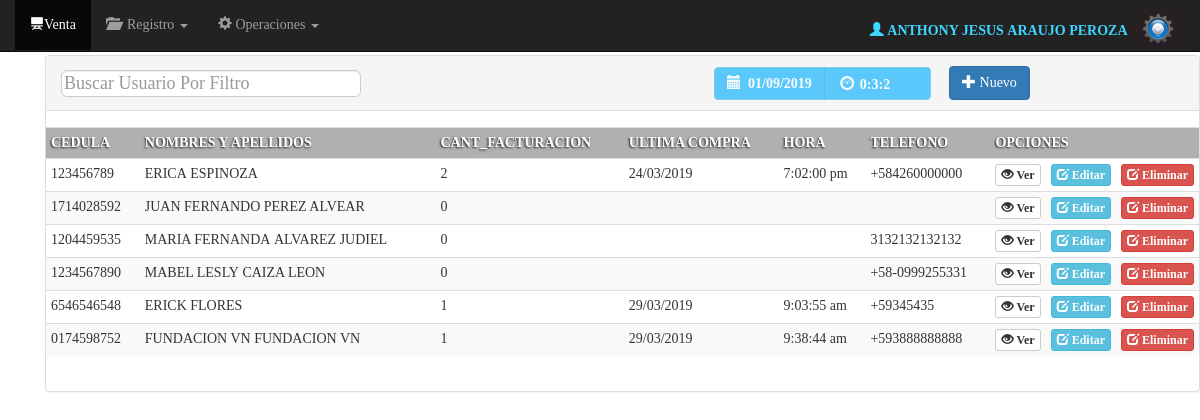
The page /vista/Buscar_cliente.php (signed in) on the database its author committed.
### tables this page shows
CREATE TABLE `usuarios` (
  `id_usuario` int(11) NOT NULL,
  `id_empleado` int(11) NOT NULL,
  `usuario` varchar(50) NOT NULL,
  `clave` varchar(50) NOT NULL,
  `nivel` tinyint(1) NOT NULL DEFAULT '1'
);

CREATE TABLE `empleados` (
  `id_empleado` int(11) NOT NULL,
  `cedula` varchar(8) NOT NULL,
  `nombres` varchar(100) NOT NULL,
  `apellidos` varchar(100) NOT NULL,
  `fecha_nac` varchar(10) NOT NULL,
  `fecha_registro` varchar(10) NOT NULL,
  `cargo` varchar(50) NOT NULL,
  `edo_civil` varchar(30) NOT NULL,
  `grado_formacion` varchar(100) NOT NULL,
  `ocupacion` varchar(100) NOT NULL,
  `genero` char(1) NOT NULL,
  `status` varchar(10) NOT NULL DEFAULT 'activo',
  `nacionalidad` varchar(100) NOT NULL
);

CREATE TABLE `clientes` (
  `id_cliente` int(11) NOT NULL,
  `cedula` varchar(10) NOT NULL,
  `nombre` varchar(50) NOT NULL,
  `apellido` varchar(50) NOT NULL,
  `genero` char(1) NOT NULL,
  `nacionalidad` varchar(100) NOT NULL,
  `fecha_nac` date NOT NULL,
  `fecha_ing` date NOT NULL,
  `hora_registro` varchar(10) NOT NULL,
  `status` tinyint(4) NOT NULL DEFAULT '1'
);

### vista/Buscar_cliente.php (the view, shortened to what this page needs)
<?php require_once'../seguridad/seguridad.php';
$modelo=new ModCon();
$conexion=$modelo->conectar();
 ?>
<!DOCTYPE html>
<html lang="en">
  <head>
    <link href="../Bootstrap/css/bootstrap.css" rel="stylesheet">
     <link href="../css/MyStyle.css" rel="stylesheet">
      <link rel="stylesheet" type="text/css" href="../css/calendario.css">
  </head>
 <body onload="mueveReloj()">
      <nav class="navbar navbar-inverse navbar-fixed-top" id="contenedornavbar">
      <div class="container-fluid">
        <div id="navbar" class="navbar-collapse collapse">
          <ul class="nav navbar-nav">
<?php include_once "menu.php"; ?>
          </ul>
<div class="btn-group navbar-form navbar-right" >
<?php
$log=$_SESSION['id'];
$user=$conexion->query("SELECT t1.id_usuario,t2.id_empleado, t2.nombres,t2.apellidos as apellidos
FROM usuarios t1
RIGHT Join empleados t2  ON t1.id_empleado=t2.id_empleado
WHERE t1.id_empleado='$log'");
$usr=$user->fetch_array();
 ?>
<label  id="log" class="navbar-left"><b><?php echo "<span class='glyphicon glyphicon-user' aria-hidden='true'></span>&nbsp;". $usr['nombres']."&nbsp;".$usr['apellidos']."&nbsp;";?></b></label>
  <button id="btnConfi" type="button" class="btn btn-default dropdown-toggle" data-toggle="dropdown" aria-expanded="false">
   <img src="../img/confi2.png" width="30" alt="">
  </button>
</div>
        </div>
      </div>
    </nav>
 <div id="panel" class="panel panel-default">
  <div class="panel-heading">
<table border="0" width="100%" align="center">
  <tr>
   <td> <div class="form-group-lg ">
   <input type="text"class= "form-control" placeholder="Buscar Usuario Por Filtro" id="filtrar"/>
   </div> </td>
 <td width="235"> <div class="btn-group" role="group" aria-label="...">
  <button type="button" id="btnAzulCielo" disabled class="btn btn-info"><b><span class="glyphicon glyphicon-calendar" aria-hidden="true"></span>&nbsp;
  <?php $fecha=date("d/m/Y");
echo $fecha;
  ?></b></button>
  <button type="button" id="btnAzulCielo"disabled class="btn btn-info">
  <form name="form_reloj">
  &nbsp;<span class="glyphicon glyphicon-dashboard"></span>
<input type="text"disabled class="tamano"  id="reloj"name="reloj" size="10">
</form></button>
</div>
</td><th width="85">
  <a href="registro_empleado.php" class="btn btn-primary dropdown-toggle">
      <span class="glyphicon glyphicon-plus"></span>&nbsp;Nuevo
  </a>
        </th>
     <td width="150"></td>
  </tr>
</table>
  </div>
  <div class="panel-body">
  <div class="container-fuid">
  <div class="row">
<div class="col-xs-12 ">
</div>
<center>
 <div  id="llenar_usuarios">
      <table  class="table table-striped table-condensed table-hover">
        <tr>
          <th class="headerT">CEDULA</th>
          <th class="headerT">NOMBRES Y APELLIDOS</th>
          <th class="headerT">CANT_FACTURACION</th>
          <th class="headerT">ULTIMA COMPRA</th>
          <th class="headerT">HORA</th>
          <th class="headerT">TELEFONO</th>
          <th class="headerT" colspan="3">OPCIONES</th>
        </tr>
    <?php
$sql=$conexion->query("SELECT t1.id_cliente ,t1.cedula,t1.nombre,t1.apellido,count(t2.id_cliente)as cant_fact, DATE_FORMAT(max(t2.fecha_venta), '%d/%m/%Y'),max(t2.hora_venta),t1.fecha_nac,t3.telefono
FROM clientes t1
Left JOIN facturas t2 ON t2.id_cliente = t1.id_cliente
Left JOIN tlf_cliente t3 ON t3.id_cliente = t1.id_cliente
GROUP by t1.id_cliente");
while ($fila=$sql->fetch_array()) {
 ?>
 <tr>
    <td><?php echo $fila[1] ?></td>
    <td><?php echo $fila[2]."&nbsp;".$fila[3] ?></td>
    <td><?php echo $fila[4] ?></td>
     <td><?php echo $fila[5] ?></td>
      <td><?php echo $fila[6] ?></td>
      <td><?php echo $fila[8] ?></td>
 <td id="table_operaciones"><?php echo '  <a href="ver_cliente.php?id='.$fila[0].'" id="bold" class="btn btn-default btn-xs"> <span class="glyphicon glyphicon-eye-open"></span>&nbsp;Ver</a>';?></td>
  <td id="table_operaciones"><?php echo '  <a href="modificar_cliente.php?id='.$fila[0].'" id="bold" class="btn btn-info btn-xs"> <span class="glyphicon glyphicon-edit"></span>&nbsp;Editar</a>';?></td>
 <td id="table_operaciones"><?php echo ' <a href="../controlador/Controlador.php?id='.$fila[0].'&status=eliminado&Eliminar_emp" id="bold" class="btn btn-danger btn-xs"> <span class="glyphicon glyphicon-edit"></span>&nbsp;Eliminar</a>';?></td>
</tr>
  <?php
}
     ?>
  </table>
</div>
</center>
  </div>
</div>
</div>
  </div>
</body>
</html>

### vista/menu.php (shortened to what this page needs)
<li class="active"><a href="venta.php"><span class="glyphicon glyphicon-blackboard" aria-hidden="true"></span>Venta</a></li>
<li class="dropdown">
  <a href="#" class="dropdown-toggle" data-toggle="dropdown" role="button" aria-expanded="false"><span class="glyphicon glyphicon-folder-open" aria-hidden="true"></span> &nbsp;Registro <span class="caret"></span></a>
</li>
<li class="dropdown">
  <a href="#" class="dropdown-toggle" data-toggle="dropdown" role="button" aria-expanded="false"><span class="glyphicon glyphicon-cog" aria-hidden="true"></span>&nbsp;Operaciones <span class="caret"></span></a>
</li>

### css/MyStyle.css (style rules this page uses)
body { font-family: "Ubuntu"; }
#log { color: #3DD6FF; line-height: 45px; font-family: "Ubuntu"; font-weight: bold; }
#bold { font-weight: bold; }
#btnAzulCielo { background: #08B1FF; text-align: left; font-weight: bold; height: 33px; }
.tamano { width: 60px; }
.headerT { background: #b0b0b0; color: #FFF; text-shadow: -1px 1px 2px rgba(0,0,0,0.8); }
#filtrar { padding: 2px; width: 300px; height: 27px; }
#reloj { border: 0px; height: 22px; background: transparent; }
#table_operaciones { width: 10px; text-align: center; }

### rows shown on the page
usuarios: id_empleado.nombres "ANTHONY JESUS", id_empleado.apellidos "ARAUJO PEROZA"
clientes: cedula "123456789", nombre "ERICA", apellido "ESPINOZA", fila "2", fila "24/03/2019", fila "7:02:00 pm", fila "+584260000000"
clientes: cedula "1714028592", nombre "JUAN FERNANDO", apellido "PEREZ ALVEAR", fila "0"
clientes: cedula "1204459535", nombre "MARIA FERNANDA", apellido "ALVAREZ JUDIEL", fila "0", fila "3132132132132"
clientes: cedula "1234567890", nombre "MABEL LESLY", apellido "CAIZA LEON", fila "0", fila "+58-0999255331"
clientes: cedula "6546546548", nombre "ERICK", apellido "FLORES", fila "1", fila "29/03/2019", fila "9:03:55 am", fila "+59345435"
clientes: cedula "0174598752", nombre "FUNDACION VN", apellido "FUNDACION VN", fila "1", fila "29/03/2019", fila "9:38:44 am", fila "+593888888888"
